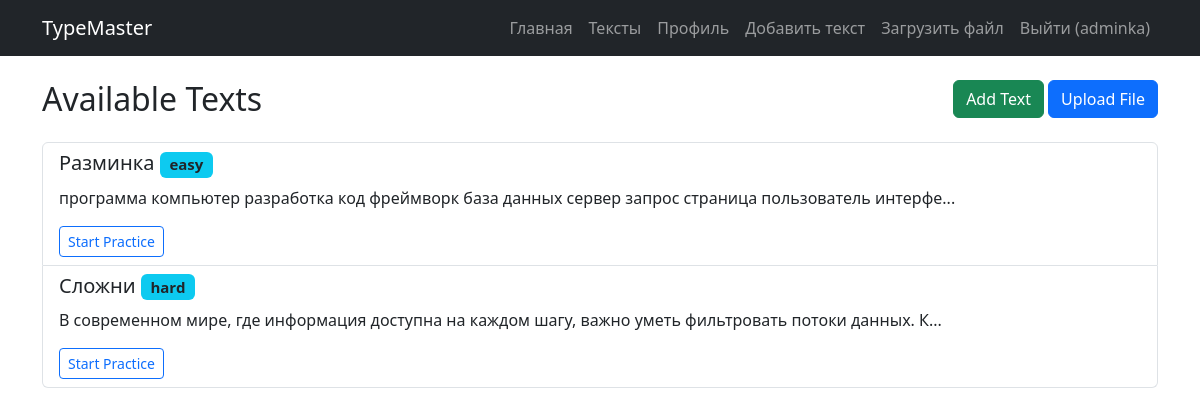
Screenshot of /texts (signed in) with the database file from the repository.
### app/models.py (models this page shows, shortened)
class User(db.Model, UserMixin):
    id = db.Column(db.Integer, primary_key=True)
    username = db.Column(db.String(50), unique=True, nullable=False)
    email = db.Column(db.String(120), unique=True, nullable=False)
    password_hash = db.Column(db.String(128), nullable=False)
    is_admin = db.Column(db.Boolean, default=False)  # система ролей
    sessions = db.relationship('TestSession', backref='author', lazy=True)

class Text(db.Model):
    id = db.Column(db.Integer, primary_key=True)
    title = db.Column(db.String(100))
    content = db.Column(db.Text, nullable=False)
    language = db.Column(db.String(10), default='en')
    difficulty = db.Column(db.String(20), default='easy')

### app/routes.py (the view)
@app.route("/texts")
@login_required
def texts_list():
    texts = Text.query.all()
    return render_template('texts_list.html', texts=texts)

### app/models.py (called while the page is built)
@login_manager.user_loader
def load_user(user_id):
    return User.query.get(int(user_id))

### app/templates/texts_list.html
{% extends "base.html" %}
{% block content %}
    <div class="d-flex justify-content-between mb-3">
        <h2>Available Texts</h2>
        {% if current_user.is_admin %}
        <div>
            <a href="{{ url_for('new_text') }}" class="btn btn-success">Add Text</a>
            <a href="{{ url_for('upload_file') }}" class="btn btn-primary">Upload File</a>
        </div>
        {% endif %}
    </div>
    <div class="list-group">
        {% for text in texts %}
            <div class="list-group-item">
                <h5>{{ text.title }} <span class="badge bg-info text-dark">{{ text.difficulty }}</span></h5>
                <p>{{ text.content[:100] }}...</p>
                <a href="{{ url_for('typing_test', text_id=text.id) }}" class="btn btn-sm btn-outline-primary">Start Practice</a>
            </div>
        {% endfor %}
    </div>
{% endblock content %}

### app/templates/base.html (shortened to what this page needs)
<!DOCTYPE html>
<html lang="ru">
<head>
    <link href="https://cdn.jsdelivr.net/npm/bootstrap@5.3.0/dist/css/bootstrap.min.css" rel="stylesheet">
</head>
<body>
    <nav class="navbar navbar-expand-lg navbar-dark bg-dark mb-4">
        <div class="container">
            <a class="navbar-brand" href="{{ url_for('index') }}">TypeMaster</a>
            <div class="navbar-nav">
                <a class="nav-link" href="{{ url_for('index') }}">Главная</a>
                {% if current_user.is_authenticated %}
                    <a class="nav-link" href="{{ url_for('texts_list') }}">Тексты</a>
                    <a class="nav-link" href="{{ url_for('profile') }}">Профиль</a>
                    {% if current_user.is_admin %}
                        <a class="nav-link" href="{{ url_for('new_text') }}">Добавить текст</a>
                        <a class="nav-link" href="{{ url_for('upload_file') }}">Загрузить файл</a>
                    {% endif %}
                    <a class="nav-link" href="{{ url_for('logout') }}">Выйти ({{ current_user.username }})</a>
                {% else %}
                    <a class="nav-link" href="{{ url_for('login') }}">Войти</a>
                    <a class="nav-link" href="{{ url_for('register') }}">Регистрация</a>
                {% endif %}
            </div>
        </div>
    </nav>
    <div class="container">
        {% block content %}{% endblock %}
    </div>
</body>
</html>

### rows the page displays
User: username "adminka"
Text: title "Разминка", difficulty "easy", content "программа компьютер разработка код фреймворк база данных сервер запрос страница пользователь интерфе"
Text: title "Сложни", difficulty "hard", content "В современном мире, где информация доступна на каждом шагу, важно уметь фильтровать потоки данных. К"
